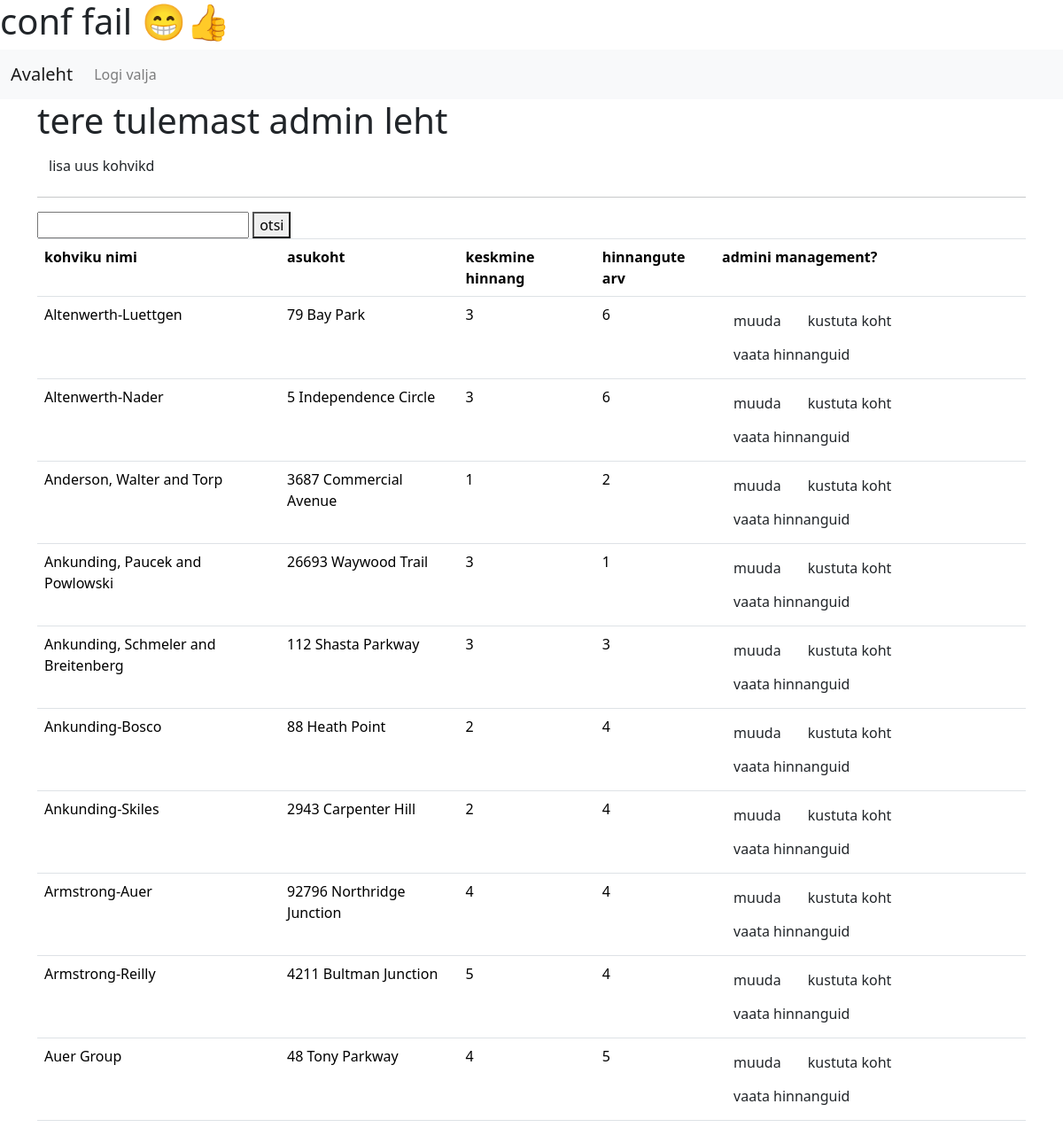
/admin.php (signed in), run on the app's committed database.
### tables this page shows
CREATE TABLE `kohvikud` (
  `id` int(255) NOT NULL,
  `restaurant_name` varchar(1000) NOT NULL,
  `asukoht` varchar(1000) NOT NULL,
  `average_rating` int(100) NOT NULL,
  `rating` int(100) NOT NULL
);

### admin.php (the view, shortened to what this page needs)
<?php
include("config.php");
?>
<!DOCTYPE html>
<html lang="et">
<head>
    <link rel="stylesheet" href="path/to/your/css/bootstrap.min.css">
</head>
<body>
<nav class="navbar navbar-expand-lg navbar-light bg-light">
    <div class="container-fluid">
        <a class="navbar-brand" href="index.php">Avaleht</a>
        <div class="collapse navbar-collapse" id="navbarNav">
            <ul class="navbar-nav">
                <li class="nav-item">
                    <a class="nav-link" href="logout.php">Logi valja</a>
                </li>
            </ul>
        </div>
    </div>
</nav>
<div class="container">
<h1>tere tulemast admin leht</h1>
    <a href="lisamine.php" class="btn">lisa uus kohvikd</a>
<?php
$sort_column = isset($_GET['sort']) ? $_GET['sort'] : 'restaurant_name';
$sort_order = isset($_GET['order']) && $_GET['order'] == 'desc' ? 'DESC' : 'ASC';
$search = isset($_GET['search']) ? $_GET['search'] : '';
$page = isset($_GET['page']) ? (int)$_GET['page'] : 1;
$limit = 10;
$offset = ($page - 1) * $limit;
$sql = "SELECT * FROM kohvikud
        WHERE restaurant_name LIKE '%$search%'
        ORDER BY $sort_column $sort_order
        LIMIT $limit OFFSET $offset";
$result = $sqluhendus->query($sql);
?>
<hr>
<form method="GET">
    <input type="text" name="search" value="<?php echo htmlspecialchars($search); ?>">
    <button type="submit">otsi</button>
</form>
    <table class="table">
            <tr>
                <th>kohviku nimi</th>
                <th>asukoht</th>
                <th>keskmine hinnang</th>
                <th>hinnangute arv</th>
                <th>admini management?</th>
            </tr>
            <?php while ($row = $result->fetch_assoc()): ?>
                <tr>
                    <td><?php echo htmlspecialchars($row['restaurant_name']); ?></td>
                    <td><?php echo htmlspecialchars($row['asukoht']); ?></td>
                    <td><?php echo htmlspecialchars($row['average_rating']); ?></td>
                    <td><?php echo htmlspecialchars($row['rating']); ?></td>
                    <td>
                        <a href="muutmine.php?id=<?php echo $row['id']; ?>" class="btn">muuda</a>
                        <a href="admin.php?delete=<?php echo $row['id']; ?>" class="btn " onclick="return confirm('kindel et soovid kustutadaö?');">kustuta koht</a>
                        <a href="kustutamine.php?id=<?php echo $row['id']; ?>" class="btn ">vaata hinnanguid</a>
                    </td>
                </tr>
            <?php endwhile; ?>
    </table>
</div>
</body>
</html>

### data on the page
kohvikud: restaurant_name "Altenwerth-Luettgen", asukoht "79 Bay Park", average_rating "3", rating "6"
kohvikud: restaurant_name "Altenwerth-Nader", asukoht "5 Independence Circle", average_rating "3", rating "6"
kohvikud: restaurant_name "Anderson, Walter and Torp", asukoht "3687 Commercial Avenue", average_rating "1", rating "2"
kohvikud: restaurant_name "Ankunding, Paucek and Powlowski", asukoht "26693 Waywood Trail", average_rating "3", rating "1"
kohvikud: restaurant_name "Ankunding, Schmeler and Breitenberg", asukoht "112 Shasta Parkway", average_rating "3", rating "3"
kohvikud: restaurant_name "Ankunding-Bosco", asukoht "88 Heath Point", average_rating "2", rating "4"
kohvikud: restaurant_name "Ankunding-Skiles", asukoht "2943 Carpenter Hill", average_rating "2", rating "4"
kohvikud: restaurant_name "Armstrong-Auer", asukoht "92796 Northridge Junction", average_rating "4", rating "4"
kohvikud: restaurant_name "Armstrong-Reilly", asukoht "4211 Bultman Junction", average_rating "5", rating "4"
kohvikud: restaurant_name "Auer Group", asukoht "48 Tony Parkway", average_rating "4", rating "5"
